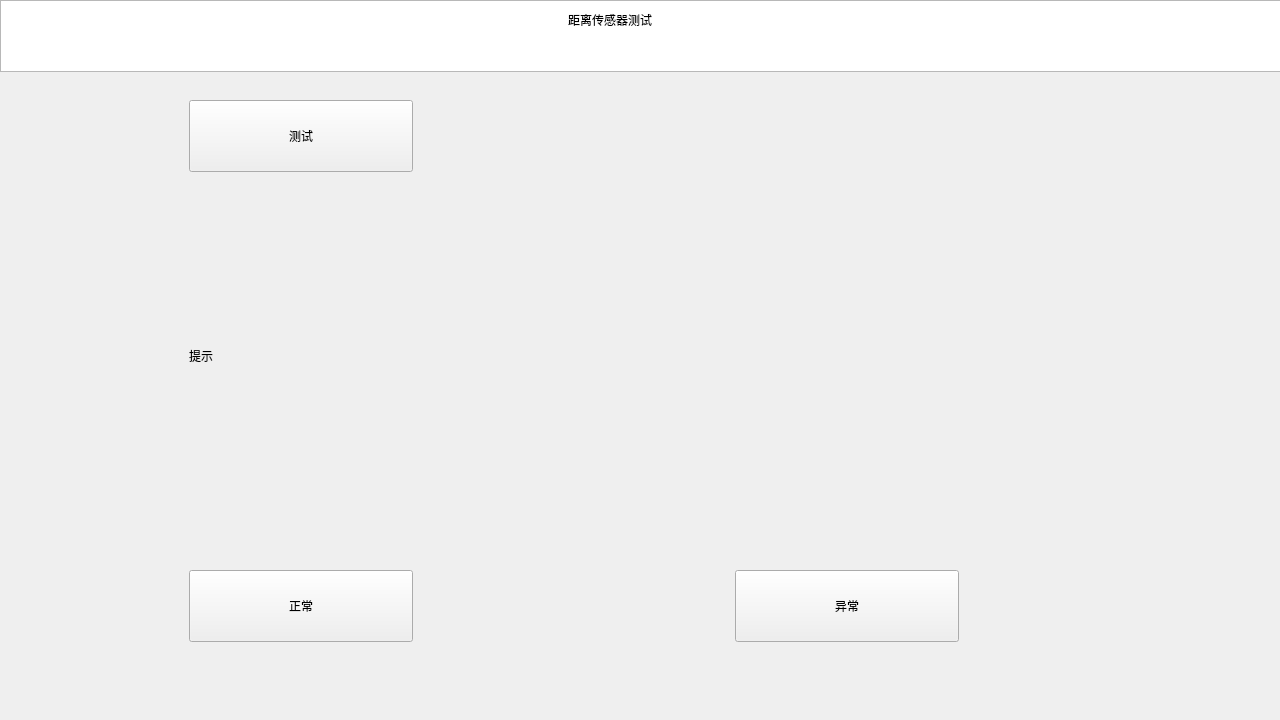
<?xml version="1.0" encoding="UTF-8"?>
<ui version="4.0">
 <class>ui_factory_range_sensor</class>
 <widget class="QMainWindow" name="ui_factory_range_sensor">
  <property name="geometry">
   <rect>
    <x>0</x>
    <y>0</y>
    <width>1280</width>
    <height>720</height>
   </rect>
  </property>
  <property name="windowTitle">
   <string>MainWindow</string>
  </property>
  <widget class="QWidget" name="centralwidget">
   <widget class="QListView" name="factory_range_sensor_title_listView">
    <property name="geometry">
     <rect>
      <x>0</x>
      <y>0</y>
      <width>1281</width>
      <height>72</height>
     </rect>
    </property>
   </widget>
   <widget class="clicked_Label" name="factory_range_sensor_back_btn" native="true">
    <property name="geometry">
     <rect>
      <x>0</x>
      <y>0</y>
      <width>40</width>
      <height>40</height>
     </rect>
    </property>
    <property name="text" stdset="0">
     <string/>
    </property>
   </widget>
   <widget class="QLabel" name="factory_range_sensor_title_label">
    <property name="geometry">
     <rect>
      <x>400</x>
      <y>0</y>
      <width>420</width>
      <height>40</height>
     </rect>
    </property>
    <property name="styleSheet">
     <string notr="true"/>
    </property>
    <property name="text">
     <string>距离传感器测试</string>
    </property>
    <property name="alignment">
     <set>Qt::AlignCenter</set>
    </property>
   </widget>
   <widget class="QPushButton" name="factory_range_sensor_ok_btn">
    <property name="geometry">
     <rect>
      <x>189</x>
      <y>570</y>
      <width>224</width>
      <height>72</height>
     </rect>
    </property>
    <property name="styleSheet">
     <string notr="true"/>
    </property>
    <property name="text">
     <string>正常</string>
    </property>
   </widget>
   <widget class="QPushButton" name="factory_range_sensor_fail_btn">
    <property name="geometry">
     <rect>
      <x>735</x>
      <y>570</y>
      <width>224</width>
      <height>72</height>
     </rect>
    </property>
    <property name="styleSheet">
     <string notr="true"/>
    </property>
    <property name="text">
     <string>异常</string>
    </property>
   </widget>
   <widget class="QLabel" name="factory_range_result_label">
    <property name="geometry">
     <rect>
      <x>189</x>
      <y>250</y>
      <width>781</width>
      <height>211</height>
     </rect>
    </property>
    <property name="text">
     <string>提示</string>
    </property>
   </widget>
   <widget class="QPushButton" name="factory_range_sensor_test_btn">
    <property name="geometry">
     <rect>
      <x>189</x>
      <y>100</y>
      <width>224</width>
      <height>72</height>
     </rect>
    </property>
    <property name="styleSheet">
     <string notr="true"/>
    </property>
    <property name="text">
     <string>测试</string>
    </property>
   </widget>
  </widget>
 </widget>
 <customwidgets>
  <customwidget>
   <class>clicked_Label</class>
   <extends>QWidget</extends>
   <header>clicked_label.hpp</header>
  </customwidget>
 </customwidgets>
 <resources/>
 <connections/>
</ui>
